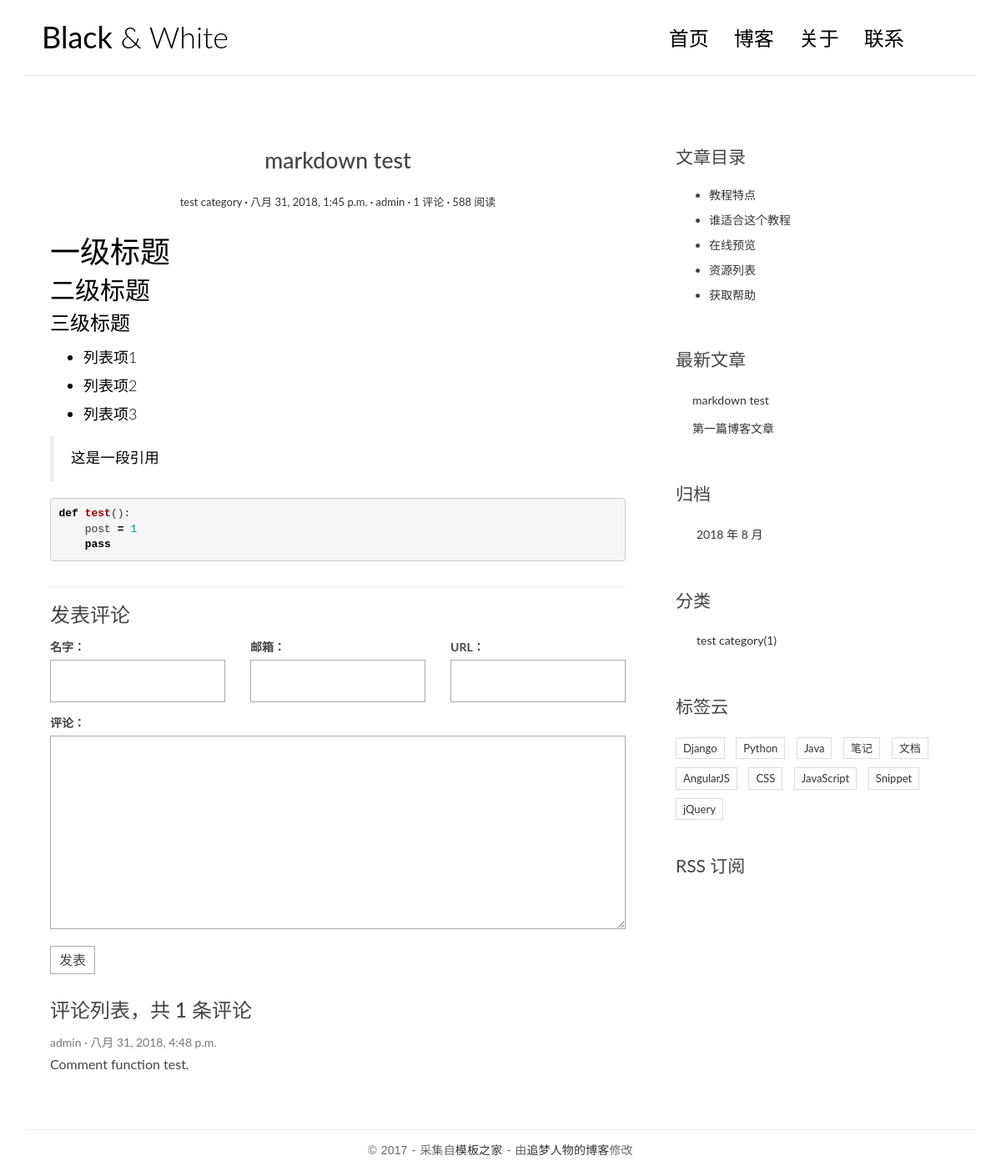
Screenshot of /post/3/ with the database file from the repository.
### blog/models.py (models this page shows, shortened)
class Post(models.Model):
    title = models.CharField(max_length=70)
    body = models.TextField()
    created_time = models.DateTimeField()
    modified_time = models.DateTimeField()
    excerpt = models.CharField(max_length=200, blank=True)
    category = models.ForeignKey(Category, on_delete=models.CASCADE)
    tags = models.ManyToManyField(Tag, blank=True)
    author = models.ForeignKey(User, on_delete=models.CASCADE)
    def get_absolute_url(self):
        return reverse('blog:detail', kwargs={'pk': self.pk})
    class Meta:
        ordering = ['-created_time']

class Category(models.Model):
    name = models.CharField(max_length=100)

### comments/models.py (models this page shows, shortened)
class Comment(models.Model):
    name = models.CharField(max_length=100)
    email = models.EmailField(max_length=255)
    url = models.URLField(blank=True)
    text = models.TextField()
    created_time = models.DateTimeField(auto_now_add=True)
    post = models.ForeignKey('blog.Post', on_delete=models.CASCADE)

### blog/views.py (the view)
# urls.py: url(r'^post/(?P<pk>[0-9]+)/$', views.detail, name='detail'),
def detail(request, pk):
    post = get_object_or_404(Post, pk=pk)
    post.body = markdown.markdown(post.body,
                                    extensions=[
                                        'markdown.extensions.extra',
                                        'markdown.extensions.codehilite', # 语法高亮拓展
                                        'markdown.extensions.toc',        # 自动生成目录
                                    ])
    form = CommentForm()
    comment_list = post.comment_set.all()
    context = {'post': post,
                'form': form,
                'comment_list': comment_list
                }
    return render(request, 'blog/detail.html', context=context)

### comments/forms.py
class CommentForm(forms.ModelForm):
    class Meta:
        model = Comment
        fields = ['name', 'email', 'url', 'text']

### blog/templatetags/blog_tags.py (called while the page is built)
@register.simple_tag
def get_recent_posts(num=5):
    return Post.objects.all()[:num]

@register.simple_tag
def archives():
    return Post.objects.dates('created_time', 'month', order='DESC')

@register.simple_tag
def get_categories():
    return Category.objects.all()

### templates/blog/detail.html (shortened to what this page needs)
{% extends 'base.html' %}
{% block main %}
    <article class="post post-{{ post.pk }}">
        <header class="entry-header">
            <h1 class="entry-title">{{ post.title }}</h1>
            <div class="entry-meta">
                <span class="post-category"><a href="#">{{ post.category.name }}</a></span>
                <span class="post-date"><a href="#"><time class="entry-date"
                                                datetime="{{ post.created_time }}">{{ post.created_time }}</time></a></span>
                <span class="post-author"><a href="#">{{ post.author }}</a></span>
                <span class="comments-link"><a href="#">{{ post.comment_set.count }} 评论</a></span>
                <span class="views-count"><a href="#">588 阅读</a></span>
            </div>
        </header>
        <div class="entry-content clearfix">
            {{ post.body|safe }}
        </div>
    </article>
    <section class="comment-area" id="comment-area">
        <hr>
        <h3>发表评论</h3>
            <form action="{% url 'comments:post_comment' post.pk %}" method="post" class="comment-form">
              <div class="row">
                <div class="col-md-4">
                  <label for="{{ form.name.id_for_label }}">名字：</label>
                  {{ form.name }}
                </div>
                <div class="col-md-4">
                  <label for="{{ form.email.id_for_label }}">邮箱：</label>
                  {{ form.email }}
                </div>
                <div class="col-md-4">
                  <label for="{{ form.url.id_for_label }}">URL：</label>
                  {{ form.url }}
                </div>
                <div class="col-md-12">
                  <label for="{{ form.text.id_for_label }}">评论：</label>
                  {{ form.text }}
                  <button type="submit" class="comment-btn">发表</button>
                </div>
              </div>
            </form>
        <div class="comment-list-panel">
            <h3>评论列表，共 <span>{{ post.comment_set.count }}</span> 条评论</h3>
            <ul class="comment-list list-unstyled">
                {% for comment in comment_list %}
                <li class="comment-item">
                    <span class="nickname">{{ comment.name }}</span>
                    <time class="submit-date">{{ comment.created_time }}</time>
                    <div class="text">
                        {{ comment.text }}
                    </div>
                </li>
                {% empty %}
                暂无评论
                {% endfor %}
            </ul>
        </div>
    </section>
{% endblock main %}
{% block toc %}
    <div class="widget widget-content">
        <h3 class="widget-title">文章目录</h3>
        <ul>
            <li>
                <a href="#">教程特点</a>
            </li>
            <li>
                <a href="#">谁适合这个教程</a>
            </li>
            <li>
                <a href="#">在线预览</a>
            </li>
            <li>
                <a href="#">资源列表</a>
            </li>
            <li>
                <a href="#">获取帮助</a>
            </li>
        </ul>
    </div>
{% endblock toc %}

### templates/base.html (shortened to what this page needs)
{% load staticfiles %}
{% load blog_tags %}
<!DOCTYPE html>
<html>
<head>
    <link rel="stylesheet" href="http://code.ionicframework.com/ionicons/2.0.1/css/ionicons.min.css">
    <link rel="stylesheet" href="{% static 'blog/css/bootstrap.min.css' %}">
    <link rel="stylesheet" href="{% static 'blog/css/pace.css' %}">
    <link rel="stylesheet" href="{% static 'blog/css/custom.css' %}">
    <link rel="stylesheet" href="{% static 'blog/css/highlights/github.css' %}">
</head>
<body>
<div class="container">
    <header id="site-header">
        <div class="row">
            <div class="col-md-4 col-sm-5 col-xs-8">
            <div class="logo">
                <h1><a href="{% url 'blog:index' %}"><b>Black</b> &amp; White</a></h1>
            </div>
            </div>
            <div class="col-md-8 col-sm-7 col-xs-4">
                <nav class="main-nav" role="navigation">
                    <div class="collapse navbar-collapse" id="bs-example-navbar-collapse-1">
                        <ul class="nav navbar-nav navbar-right">
                            <li class="cl-effect-11"><a href="{% url 'blog:index' %}" data-hover="首页">首页</a></li>
                            <li class="cl-effect-11"><a href="full-width.html" data-hover="博客">博客</a></li>
                            <li class="cl-effect-11"><a href="about.html" data-hover="关于">关于</a></li>
                            <li class="cl-effect-11"><a href="contact.html" data-hover="联系">联系</a></li>
                        </ul>
                    </div>
                </nav>
            </div>
        </div>
    </header>
</div>
<div class="content-body">
    <div class="container">
        <div class="row">
            <main class="col-md-8">
                {% block main %}
                {% endblock main %}
            </main>
            <aside class="col-md-4">
                {% block toc %}
                {% endblock toc %}
                <div class="widget widget-recent-posts">
                    <h3 class="widget-title">最新文章</h3>
                    {% get_recent_posts as recent_post_list %}
                    <ul>
                        {% for post in recent_post_list %}
                        <li>
                            <a href="{{ post.get_absolute_url }}">{{ post.title }}</a>
                        </li>
                        {% empty %}
                        暂无文章！
                        {% endfor %}
                    </ul>
                </div>
                <div class="widget widget-archives">
                    <h3 class="widget-title">归档</h3>
                    {% archives as date_list %}
                    <ul>
                        {% for date in date_list %}
                        <li>
                            <a href="{% url 'blog:archives' date.year date.month %}">{{ date.year }} 年 {{ date.month }} 月</a>
                        </li>
                        {% empty %}
                        暂无归档！
                        {% endfor %}
                    </ul>
                </div>
                <div class="widget widget-category">
                    <h3 class="widget-title">分类</h3>
                    {% get_categories as category_list %}
                    <ul>
                        {% for category in category_list %}
                        <li>
                            <a href="{% url 'blog:category' category.pk %}">{{ category.name }}<span class="post-count">({{ category_list.count }})</span></a>
                        </li>
                        {% empty %}
                        暂无分类！
                        {% endfor %}
                    </ul>
                </div>
                <div class="widget widget-tag-cloud">
                    <h3 class="widget-title">标签云</h3>
                    <ul>
                        <li>
                            <a href="#">Django</a>
                        </li>
                        <li>
                            <a href="#">Python</a>
                        </li>
                        <li>
                            <a href="#">Java</a>
                        </li>
                        <li>
                            <a href="#">笔记</a>
                        </li>
                        <li>
                            <a href="#">文档</a>
                        </li>
                        <li>
                            <a href="#">AngularJS</a>
                        </li>
                        <li>
                            <a href="#">CSS</a>
                        </li>
                        <li>
                            <a href="#">JavaScript</a>
                        </li>
                        <li>
                            <a href="#">Snippet</a>
                        </li>
                        <li>
                            <a href="#">jQuery</a>
                        </li>
                    </ul>
                </div>
                <div class="rss">
                    <a href=""> RSS 订阅</a>
                </div>
            </aside>
        </div>
    </div>
</div>
<footer id="site-footer">
    <div class="container">
        <div class="row">
            <div class="col-md-12">
                <p class="copyright">&copy 2017 - 采集自<a href="http://www.cssmoban.com/"
                                                        target="_blank" title="模板之家">模板之家</a>
                    - 由<a href="http://zmrenwu.com/" title="网页模板" target="_blank">追梦人物的博客</a>修改
                </p>
            </div>
        </div>
    </div>
</footer>
</body>
</html>

### blog/static/blog/css/custom.css (style rules this page uses)
* { outline: none; }
h1, h2, h3, h4, h5, h6 { margin-top: 0; }
b { font-weight: 400; }
a { color: #333; }
body { color: #444; font-family: 'Lato', sans-serif; }
p { font-family: 'Ubuntu', sans-serif; font-weight: 400; word-spacing: 1px; letter-spacing: 0.01em; }
#site-header { background-color: #FFF; padding: 25px 20px; margin-bottom: 40px; border-bottom: 1px solid #e7e7e7; }
.logo h1 a { color: #000; }
.logo h1 { margin: 0; font-family: 'Lato', sans-serif; font-weight: 300; }
.main-nav { margin-top: 11px; max-width: 95%; }
.main-nav a { color: #000000 !important; padding: 0 0 5px 0 !important; margin-right: 30px; font-family: 'Lato', sans-serif; font-weight: 300; font-size: 24px; }
.cl-effect-11 a { padding: 10px 0; color: #0972b4; text-shadow: none; }
.cl-effect-11 a::before { position: absolute; top: 0; left: 0; overflow: hidden; padding: 0 0 5px 0 !important; max-width: 0; border-bottom: 1px solid #000; color: #000; content: attr(data-hover); white-space: nowrap; -webkit-transition: max-width 0.5s; -moz-transition: max-width 0.5s; transition: max-width 0.5s; }
.content-body { padding-bottom: 4em; }
.post { background: #fff; padding: 30px 30px 0; }
.entry-title { text-align: center; font-size: 1.9em; margin-bottom: 20px; line-height: 1.6; padding: 10px 20px 0; }
.entry-meta { text-align: center; color: #DDDDDD; font-size: 13px; margin-bottom: 30px; }
.entry-content { font-size: 18px; line-height: 1.9; font-weight: 300; color: #000; }
.post-category::after, .post-date::after, .post-author::after, .comments-link::after { content: ' ·'; color: #000; }
.widget { background: #fff; padding: 30px 0 0; }
.widget-title { font-size: 1.5em; margin-bottom: 20px; line-height: 1.6; padding: 10px 0 0; font-weight: 400; }
.widget-recent-posts ul { padding: 0; margin: 0; padding-left: 20px; }
.widget-recent-posts ul li { list-style-type: none; position: relative; line-height: 170%; margin-bottom: 10px; }
.widget-recent-posts ul li::before { content: '\f3d3'; font-family: "Ionicons"; position: absolute; left: -17px; top: 3px; font-size: 16px; color: #000; }
.widget-archives ul { padding: 0; margin: 0; padding-left: 25px; }
.widget-archives ul li { list-style-type: none; position: relative; line-height: 170%; margin-bottom: 10px; }
.widget-archives ul li::before { content: '\f3f3'; font-family: "Ionicons"; position: absolute; left: -25px; top: 1px; font-size: 16px; color: #000; }
.widget-category ul { padding: 0; margin: 0; padding-left: 25px; }
.widget-category ul li { list-style-type: none; position: relative; line-height: 170%; margin-bottom: 10px; }
.widget-category ul li::before { content: '\f3fe'; font-family: "Ionicons"; position: absolute; left: -25px; top: 1px; font-size: 18px; color: #000; }
.widget-tag-cloud ul { padding: 0; margin: 0; margin-right: -10px; }
.widget-tag-cloud ul li { list-style-type: none; font-size: 13px; display: inline-block; margin-right: 10px; margin-bottom: 10px; padding: 3px 8px; border: 1px solid #ddd; }
.widget-content ul li { margin-bottom: 10px; }
.rss { font-size: 21px; margin-top: 30px; }
.rss a { color: #444; }
#site-footer { padding-top: 10px; padding: 0 0 1.5em 0; }
.copyright { text-align: center; padding-top: 1em; margin: 0; border-top: 1px solid #eee; color: #666; }
.contact-form input, .comment-form input { border: 1px solid #aaa; margin-bottom: 15px; width: 100%; padding: 15px 15px; font-size: 16px; line-height: 100%; transition: 0.4s border-color linear; }
.contact-form textarea, .comment-form textarea { border: 1px solid #aaa; margin-bottom: 15px; width: 100%; padding: 15px 15px; font-size: 16px; line-height: 20px !important; min-height: 183px; transition: 0.4s border-color linear; }
.comment-area { padding: 0 30px 0; }
.comment-form { margin-top: 15px; }
.comment-form .comment-btn { background-color: #fff; border: 1px solid #aaa; font-size: 16px; padding: 5px 10px; }
.comment-list-panel { margin-top: 30px; }
.comment-list { margin-top: 15px; }
.comment-item .nickname, .comment-item .submit-date { color: #777; font-size: 14px; }
.comment-item .nickname:after { content: ' ·'; }
.comment-item .text { padding-top: 5px; font-size: 16px; }

### blog/static/blog/css/highlights/github.css (style rules this page uses)
.codehilite .k { color: #000000; font-weight: bold }
.codehilite .o { color: #000000; font-weight: bold }
.codehilite .nf { color: #990000; font-weight: bold }
.codehilite .w { color: #bbbbbb }
.codehilite .mi { color: #009999 }

### rows the page displays
Post: title "markdown test", category.name "test category", created_time "八月 31, 2018, 1:45 p.m.", author "admin", comment_set.count "1", body "一级标题 二级标题 三级标题 列表项1 列表项2 列表项3 这是一段引用 def test (): post = 1 pass"
Comment: name "admin", created_time "八月 31, 2018, 4:48 p.m.", text "Comment function test."
Post: title "第一篇博客文章"
Category: name "test category", count "1"

### other values shown
{{ date.year }} "2018"
{{ date.month }} "8"
